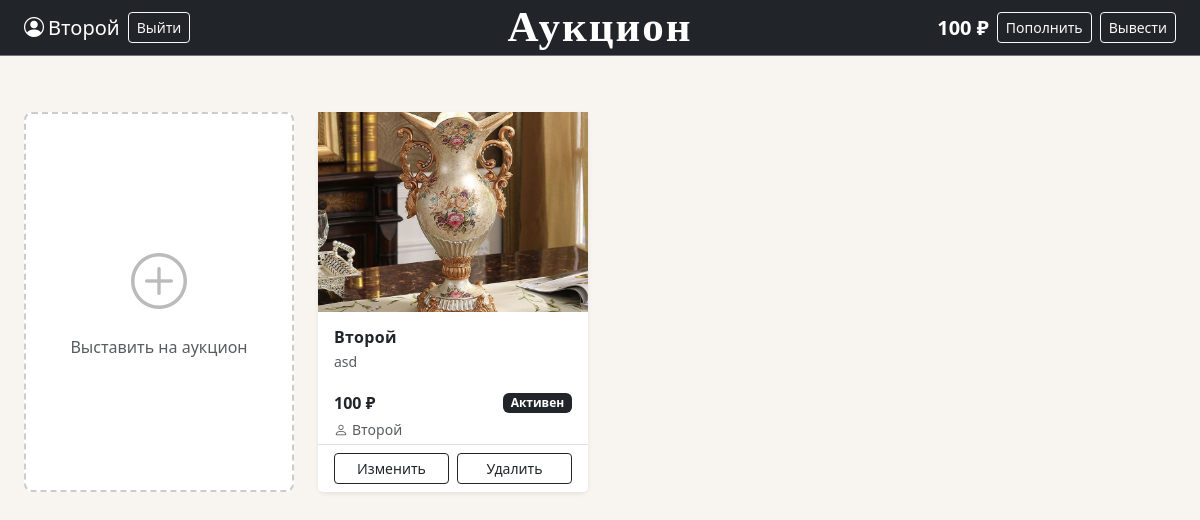
Page /index (signed in) on the committed database.
### data/users.py (models this page shows, shortened)
class User(SqlAlchemyBase, UserMixin, SerializerMixin):
    __tablename__ = 'users'
    id = sqlalchemy.Column(sqlalchemy.Integer, primary_key=True, autoincrement=True)
    name = sqlalchemy.Column(sqlalchemy.String, nullable=True) # имя пользователя, заполняется пользователем
    email = sqlalchemy.Column(sqlalchemy.String, index=True, unique=True, nullable=True) # его почта, заполняется пользователем
    hashed_password = sqlalchemy.Column(sqlalchemy.String, nullable=True) # пароль, заполняется пользователем
    modified_date = sqlalchemy.Column(sqlalchemy.DateTime, default=datetime.datetime.now) # дата создания
    balance = sqlalchemy.Column(sqlalchemy.Integer, autoincrement=True, default=0) # баланс, автоматически = 0
    lots = orm.relationship("Lots", back_populates='user') # связь с другой бд

### data/lots.py (models this page shows)
class Lots(SqlAlchemyBase, SerializerMixin):
    __tablename__ = 'lots'
    id = sqlalchemy.Column(sqlalchemy.Integer,
                           primary_key=True,
                           autoincrement=True)
    name = sqlalchemy.Column(sqlalchemy.String, nullable=True) # имя лота
    file = sqlalchemy.Column(sqlalchemy.String, nullable=True) # название файла
    description = sqlalchemy.Column(sqlalchemy.String, nullable=True) # описание
    condition = sqlalchemy.Column(sqlalchemy.String, nullable=True) # состояние лота
    minimal_cost = sqlalchemy.Column(sqlalchemy.Integer, nullable=True) # минимальная цена
    minimum_premium = sqlalchemy.Column(sqlalchemy.Integer, nullable=True) # минимальная надбавка
    curr_cost = sqlalchemy.Column(sqlalchemy.Integer, nullable=True) # текущая максимальная стоимость товара
    owner_id = sqlalchemy.Column(sqlalchemy.Integer, sqlalchemy.ForeignKey("users.id")) # id собственника товара
    is_selled = sqlalchemy.Column(sqlalchemy.Boolean, default=False) # продан ли товар
    end_date = sqlalchemy.Column(sqlalchemy.DateTime, nullable=True) # дата окончания
    user = orm.relationship("User")

### main.py (the view)
@app.route('/')
@app.route('/index')
def index():
    db_sess = db_session.create_session()
    try:
        lots = db_sess.query(Lots).all()
        return render_template('lots.html', lots=lots, os=os, root_path=app.root_path)
    finally:
        db_sess.close()

### data/db_session.py (called while the page is built)
def create_session() -> Session:
    global __factory
    return __factory()

### main.py (called while the page is built)
@login_manager.user_loader
def load_user(user_id):
    db_sess = db_session.create_session()
    try:
        return db_sess.get(User, user_id)
    finally:
        db_sess.close()

### templates/lots.html
{% extends "base.html" %}
{% block content %}
<div class="row row-cols-2 row-cols-sm-2 row-cols-md-3 row-cols-lg-4 g-4 mt-2">
    {% if current_user.is_authenticated %}
    <div class="col">
        <a href="/add_lot" class="text-decoration-none">
            <div class="card h-100 border-dashed text-center" style="cursor: pointer; min-height: 380px;">
                <div class="card-body d-flex flex-column justify-content-center align-items-center">
                    <i class="bi bi-plus-circle" style="font-size: 3.5rem; color: #bbb;"></i>
                    <h6 class="mt-3 text-muted">Выставить на аукцион</h6>
                </div>
            </div>
        </a>
    </div>
    {% endif %}
    {% for lot in lots %}
    <div class="col">
        <div class="card h-100 border-0 shadow-sm" style="min-height: 380px;">
            <a href="/lot_page/{{ lot.id }}" class="text-decoration-none">
                {% if lot.file.endswith('.mp4') or lot.file.endswith('.webm') %}
                    <video autoplay muted loop playsinline
                           class="card-img-top w-100"
                           style="object-fit: cover; height: 200px;">
                        <source src="{{ url_for('static', filename='img/lots_img/' + lot.file) }}" type="video/mp4">
                    </video>
                {% else %}
                    <img src="{{ url_for('static', filename='img/lots_img/' + lot.file) }}"
                         class="img-fluid w-100"
                         style="object-fit: cover; height: 200px;">
                {% endif %}
            </a>
            <div class="card-body d-flex flex-column pb-1">
                <a href="/lot_page/{{ lot.id }}" class="text-decoration-none text-dark">
                    <h6 class="card-title fw-semibold mb-1">{{ lot.name }}</h6>
                </a>
                <p class="text-muted small mb-2" style="
                    display: -webkit-box;
                    -webkit-line-clamp: 2;
                    -webkit-box-orient: vertical;
                    overflow: hidden;
                ">{{ lot.description }}</p>
                <div class="mt-auto">
                    <div class="d-flex justify-content-between align-items-center mb-1">
                        <span class="fw-bold">{{ lot.curr_cost if lot.curr_cost else lot.minimal_cost }} ₽</span>
                        {% if lot.is_selled %}
                            <span class="badge bg-secondary">Продан</span>
                        {% else %}
                            <span class="badge bg-dark">Активен</span>
                        {% endif %}
                    </div>
                    <div class="text-muted small">
                        <a href="/user/{{ lot.owner_id }}" class="text-muted text-decoration-none">
                            <i class="bi bi-person me-1"></i>{{ lot.user.name }}
                        </a>
                    </div>
                </div>
            </div>
            {% if current_user.is_authenticated and (current_user.id == lot.owner_id or current_user.id == 1) %}
            <div class="card-footer bg-white border-top d-flex gap-2 pt-2">
                <a href="/lot/{{ lot.id }}" class="btn btn-sm btn-outline-dark w-50">Изменить</a>
                <a href="/lot_delete/{{ lot.id }}"
                   class="btn btn-sm btn-outline-dark w-50"
                   onclick="return confirm('Удалить лот?')">Удалить</a>
            </div>
            {% endif %}
        </div>
    </div>
    {% endfor %}
</div>
{% endblock %}

### templates/base.html (shortened to what this page needs)
<!DOCTYPE html>
<html lang="ru">
<head>
    <link rel="stylesheet" href="https://cdn.jsdelivr.net/npm/bootstrap@5.3.0/dist/css/bootstrap.min.css">
    <link rel="stylesheet" href="https://cdn.jsdelivr.net/npm/bootstrap-icons@1.11.0/font/bootstrap-icons.css">
    <link rel="stylesheet" href="{{ url_for('static', filename='css/style.css') }}">
</head>
<body>
<nav class="navbar navbar-dark bg-dark border-bottom border-secondary">
    <div class="container-fluid px-4">
        <div class="d-flex align-items-center gap-2">
            {% if current_user.is_authenticated %}
                <a class="text-white text-decoration-none d-flex align-items-center gap-1 fs-5">
                    <i class="bi bi-person-circle"></i>
                    {{ current_user.name }}
                </a>
                <a class="btn btn-sm btn-outline-light" href="/logout">Выйти</a>
            {% else %}
                <a class="btn btn-sm btn-outline-light" href="/register">Зарегистрироваться</a>
                <a class="btn btn-sm btn-light" href="/login">Войти</a>
            {% endif %}
        </div>
        <a class="navbar-brand position-absolute start-50 translate-middle-x fw-bold"
           href="/"
           style="font-size: 43px; font-family: 'Georgia', serif; letter-spacing: 2px;"
        >Аукцион</a>
        <div class="d-flex align-items-center gap-2 ms-auto">
            {% if current_user.is_authenticated %}
                <span class="text-white fw-semibold fs-5">{{ current_user.balance }} ₽</span>
                <a class="btn btn-sm btn-outline-light" href="/balance">Пополнить</a>
                <a class="btn btn-sm btn-outline-light" href="/balance">Вывести</a>
            {% endif %}
        </div>
    </div>
</nav>
<div class="container-fluid px-4 py-4">
    {% block content %}
    {% endblock %}
</div>
</body>
</html>

### static/css/style.css (style rules this page uses)
body { background-color: #f8f5f0; color: #1a1a1a; }
.navbar { min-height: 56px; }
.card { background-color: #fff; border-radius: 8px; }
.card-title { font-weight: 600; letter-spacing: 0.02em; }
a { color: #1a1a1a; }
.border-dashed { border: 2px dashed #ccc !important; transition: border-color 0.2s, background-color 0.2s; }
.card { transition: transform 0.15s, box-shadow 0.15s; }

### rows in the picture
User: name "Второй", balance "100"
Lots: file (picture), name "Второй", description "asd", curr_cost "100", is_selled "Активен", user.name "Второй"
